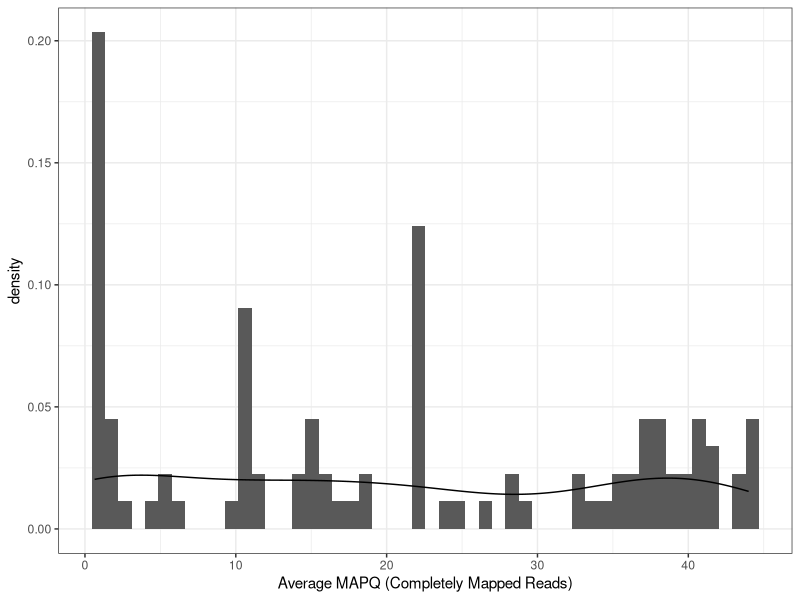
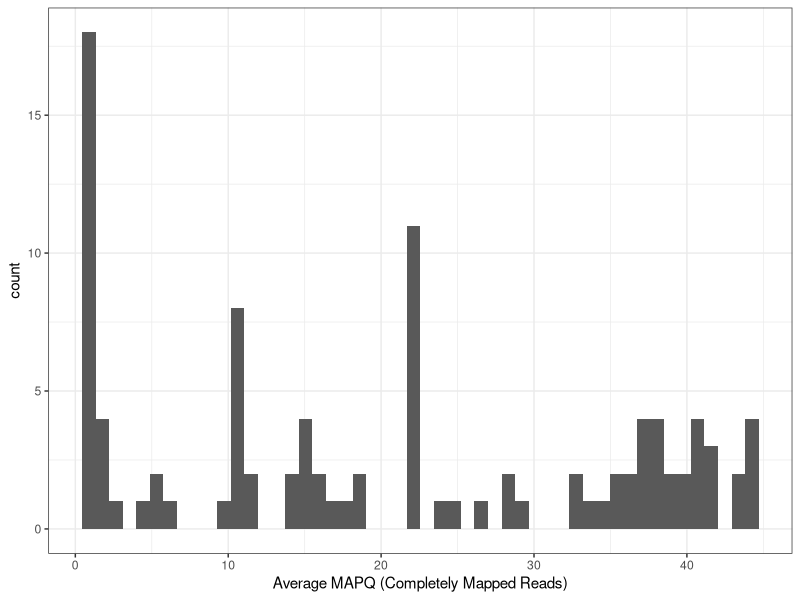
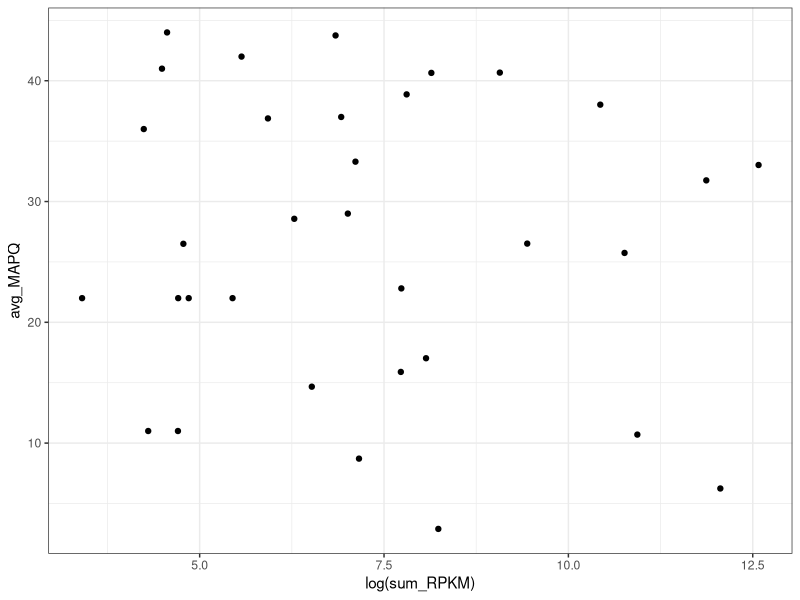

These charts were generated, in order, by the following R code:
## ---- chunk 1
knitr::opts_chunk$set(echo = TRUE)
setwd("~/Documentos/UOCMaster/RTC/RGI_analysis")
## ---- chunk 2
library(readr)
gene_mapping_data <- read_delim("RTC_149_RGI_output.gene_mapping_data.txt", "\t", escape_double = FALSE, trim_ws = TRUE)
allele_mapping_data <- read_delim("RTC_149_RGI_output.allele_mapping_data.txt", "\t", escape_double = FALSE, trim_ws = TRUE)
## ---- chunk 3
library(dplyr)
totalNumReads<-19968 ##value obtained from *overall_mapping_stats.txt

allele_mapping_data<-allele_mapping_data%>%mutate(RPKM=`All Mapped Reads` /(`Reference Length`/1000 * totalNumReads/1000000))
gene_mapping_data<-gene_mapping_data%>%mutate(RPKM=`All Mapped Reads` /(`Reference Length`/1000 * totalNumReads/1000000))
## ---- chunk 4
library(ggplot2)
ggplot(allele_mapping_data, aes(`Average MAPQ (Completely Mapped Reads)`)) +
  geom_histogram(bins=50, aes(y = stat(density)))+geom_density()+theme_bw()

ggplot(allele_mapping_data, aes(`Average MAPQ (Completely Mapped Reads)`)) +
  geom_histogram(bins=50)+theme_bw()

allele_mapping_data%>%filter(`Average MAPQ (Completely Mapped Reads)`<10)%>%nrow()
## ---- chunk 5
library(knitr)
n_distinct(allele_mapping_data$`AMR Gene Family`)
AMR_family<-allele_mapping_data%>%
  group_by(`AMR Gene Family`)%>%
  summarise('number of AMR genes per family'=n(),
            sum_RPKM=sum(RPKM),
            avg_MAPQ=mean(`Average MAPQ (Completely Mapped Reads)`),
            q1_MAPQ=quantile(`Average MAPQ (Completely Mapped Reads)`, 0.25),
            p3_MAPQ=quantile(`Average MAPQ (Completely Mapped Reads)`,0.75),)%>%arrange(desc(sum_RPKM))
kable(head(AMR_family))
## ---- chunk 6
ggplot(AMR_family, aes(log(sum_RPKM), avg_MAPQ))+geom_point()+theme_bw()
